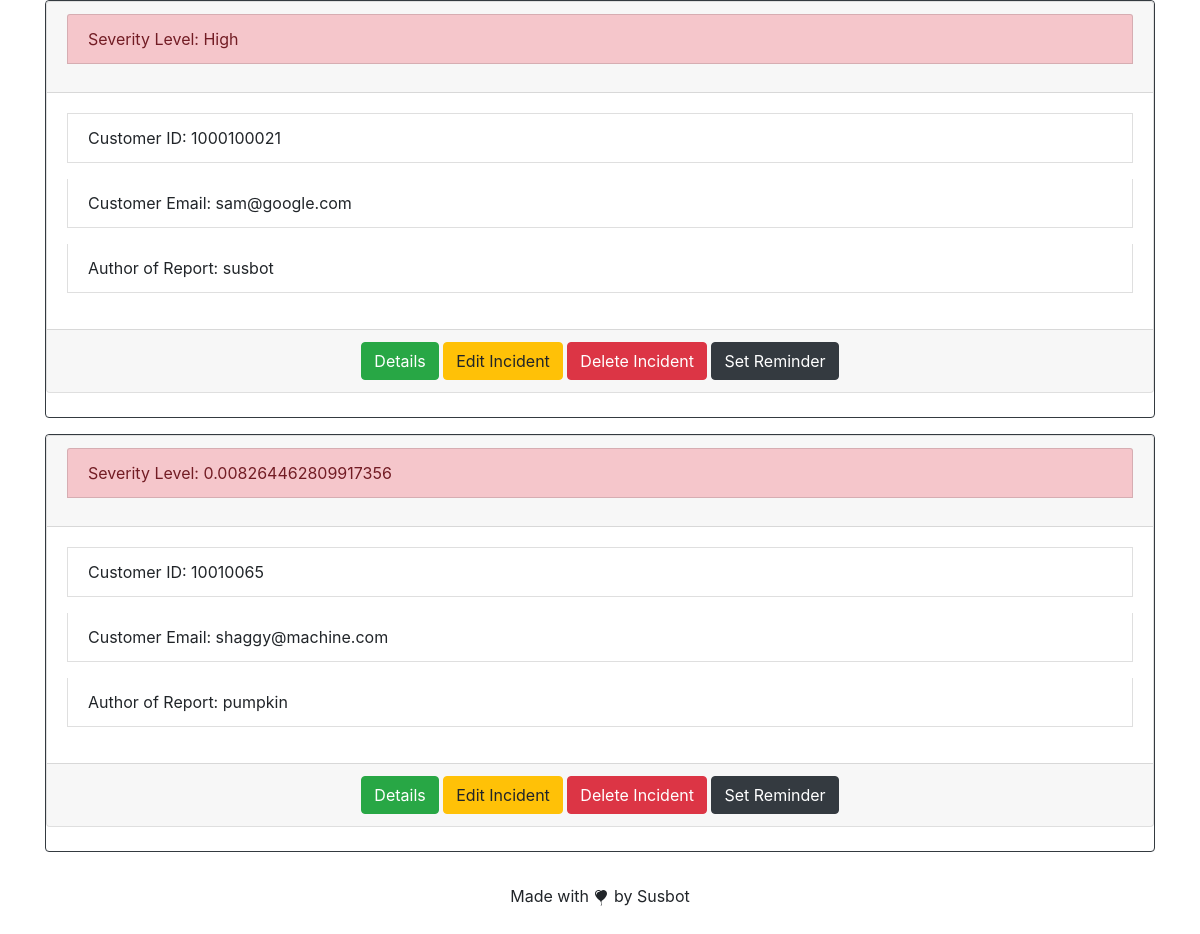
The page /incidents/ (signed in, lower part) on the database as committed earlier.
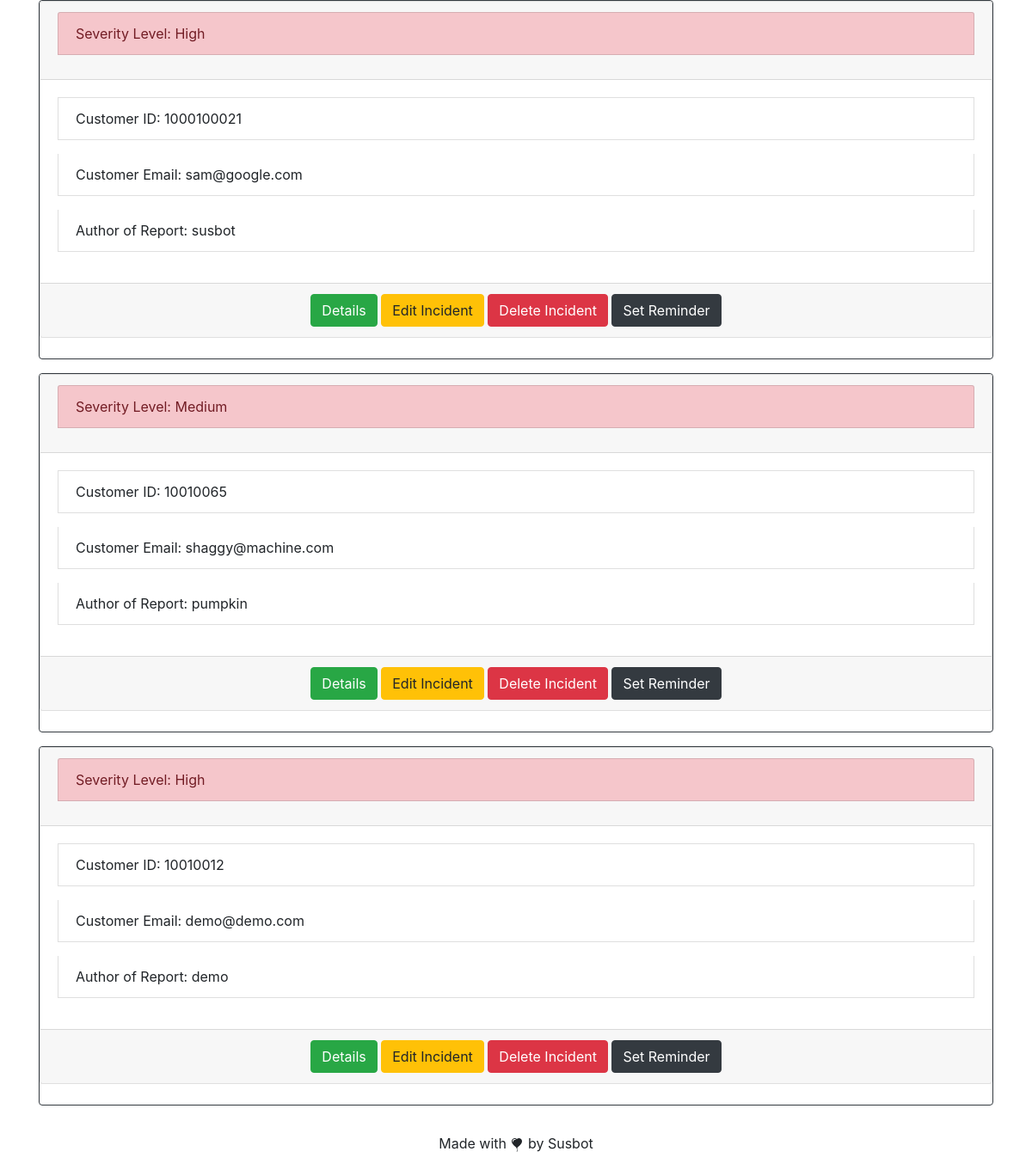
The same page on the database as committed later.
### incidents/models.py (models this page shows, shortened)
class Incident(models.Model):
    what_happened = models.CharField(max_length=40, choices=incident_type)
    customer_id = models.CharField(max_length=15)
    customer_email = models.EmailField()
    when_did_it_happen = models.DateField(auto_now_add=True, editable=False)
    how_was_it_discovered = models.TextField()
    how_could_we_have_prevented_this = models.TextField()
    additional_notes = models.TextField()
    data_of_incident = models.DateField(auto_now=False)
    level = models.CharField(max_length=20, choices=severity)
    author = models.ForeignKey(
        get_user_model(),
        on_delete=models.CASCADE,
        editable=False
    )

### accounts/models.py (models this page shows)
class CustomUser(AbstractUser):
    age = models.PositiveIntegerField(null=True, blank=True)

### incidents/views.py (the view)
# urls.py: path('', HomeListView.as_view(), name='incidents/incident_list'),
class HomeListView(LoginRequiredMixin, ListView):
    model = Incident
    template_name = 'incidents/incident_list.html'

### templates/incidents/incident_list.html (shortened to what this page needs)
{% extends 'base.html' %}
{% block content %}
    <br />
    {% for incident in object_list %}
        <div class="card border-dark mb-3">
        <div class="card">
            <div class="card-header">
                <p class="list-group-item list-group-item-danger" aria-disabled="true">Severity Level: {{ incident.level }}</p>
            </div>
            <div class="card-body">
                <p class="list-group-item">Customer ID: {{ incident.customer_id }} </p>
                <p class="list-group-item">Customer Email: {{ incident.customer_email }} </p>
                <p class="list-group-item">Author of Report: {{ incident.author }}</p>
            </div>
            <div class="card-footer text-center text-muted">
                <a class="btn btn-success" href="{% url 'incidents/incident_detail' incident.pk %}">Details</a>
                <a class="btn btn-warning" href="{% url 'incidents/incident_edit' incident.pk %}">Edit Incident</a>
                <a class="btn btn-danger" href="{% url 'incidents/incident_delete' incident.pk %}">Delete Incident</a>
                <a class="btn btn-dark" href="">Set Reminder</a>
            </div>
        </div>
            <br />
        </div>
    {% endfor %}
{% endblock content %}

### templates/base.html (shortened to what this page needs)
{% load static %}
<!DOCTYPE html>
<html>
<head>
</head>
<body>
    <div class="container">
            {% block content %}
            {% endblock content %}
    </div>
    <link rel="stylesheet" href="https://stackpath.bootstrapcdn.com/bootstrap/4.5.0/css/bootstrap.min.css">
    <footer>
        <div class="footer-copyright text-center py-3">
            <p>Made with  by Susbot</p>
        </div>
    </footer>
</body>
</html>

Rows that differ between the two databases and show on the page:
changed Incident "shaggy@machine.com": level "0.008264462809917356" → "Medium"
added Incident: level "High", customer_id "10010012", customer_email "demo@demo.com", author "demo"
